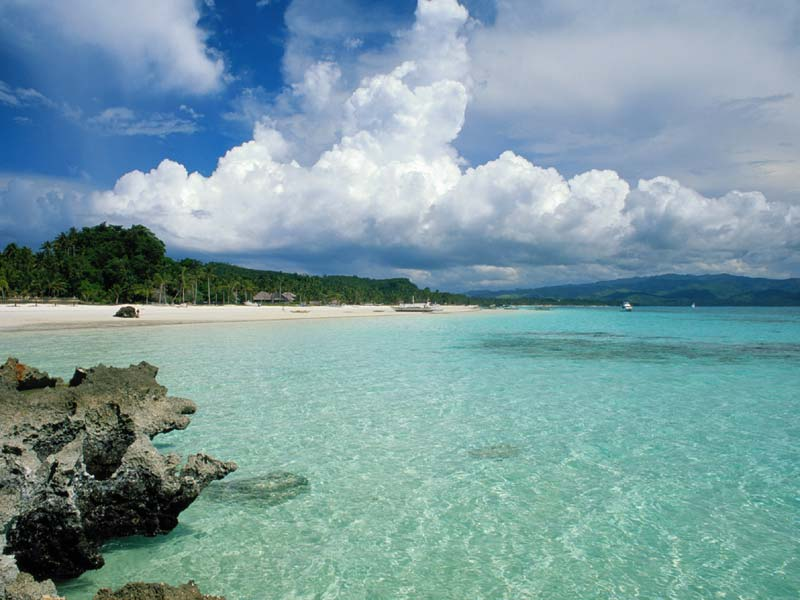
#> input picture H4/landschap1.jpg, 800 x 600 px
$ python Beeldverwerking_2D.py
#> lines starting #> are read from the running program, lines starting #| are printed output that depends on the picture; after the words box and inside, x2 and y2 are one past the last pixel; in counts of white or black regions, pixels touching at a corner belong together
# importeer packages (voor PIL: installeer Pillow)
import numpy as np
from PIL import Image


# open afbeelding met opgegeven bestandsnaam en retourneer 3 Numpy-arrays met RGB-waardes
def open(bestandsnaam):
#> called with bestandsnaam = 'landschap1.jpg'
    invoer_afbeelding = Image.open(bestandsnaam)
#> invoer_afbeelding is the input picture: PIL image 800x600 RGB; mean R, G, B 123.8, 156.3, 162.1

    # splits de afbeelding op in RGB-waardes
    r_afbeelding_in, g_afbeelding_in, b_afbeelding_in = invoer_afbeelding.split()
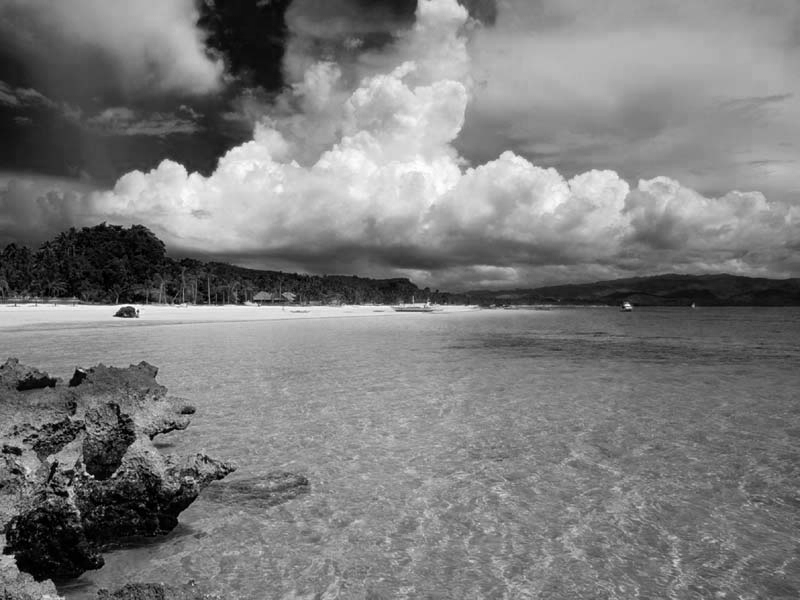
#> r_afbeelding_in: PIL image 800x600 L; min 0, max 255, mean 123.8
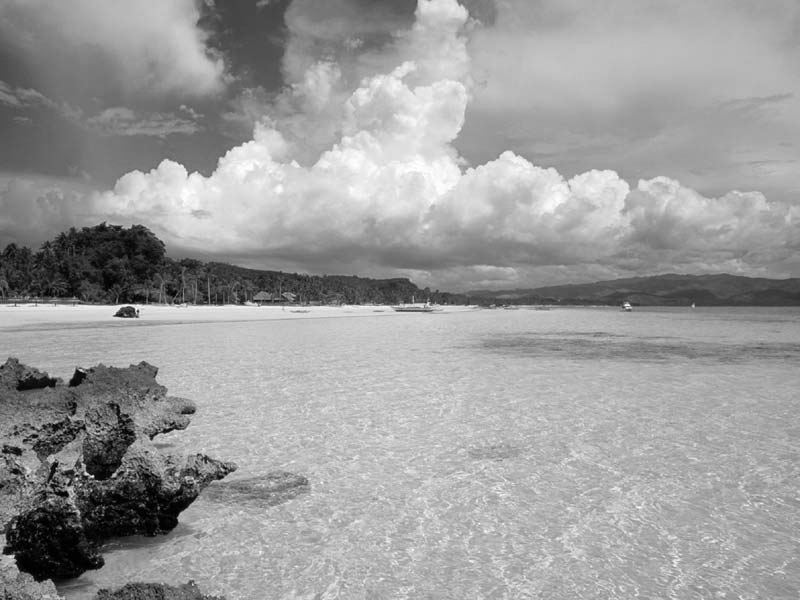
#> g_afbeelding_in: PIL image 800x600 L; min 0, max 255, mean 156.3
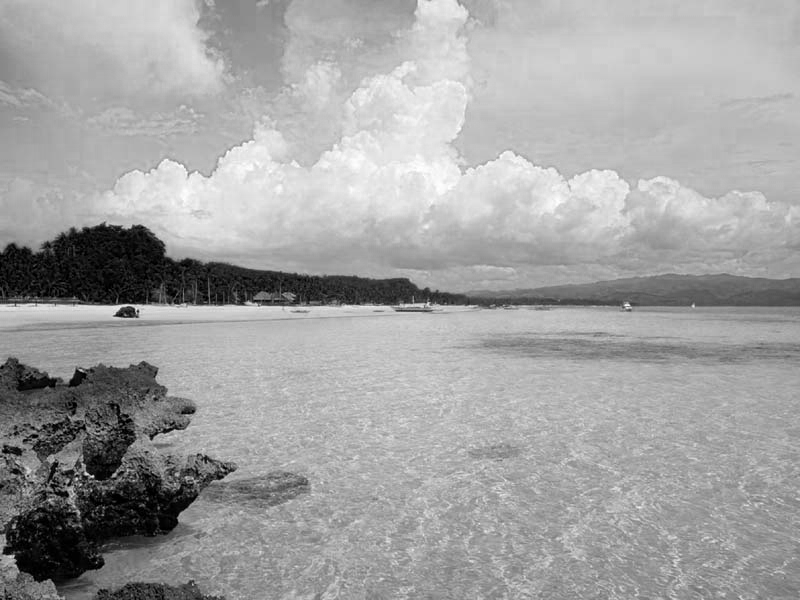
#> b_afbeelding_in: PIL image 800x600 L; min 0, max 255, mean 162.1

    # converteer RGB-waardes naar Numpy-arrays
    r_in = np.uint32(np.array(r_afbeelding_in))
    g_in = np.uint32(np.array(g_afbeelding_in))
    b_in = np.uint32(np.array(b_afbeelding_in))

    return r_in, g_in, b_in


# creëer afbeelding vanuit Numpy-arrays
def maak_afbeelding(r_in, g_in, b_in):
    # converteer de 3 Numpy-arrays terug naar een afbeelding
    r_afbeelding_uit = Image.fromarray(np.uint8(r_in))
    g_afbeelding_uit = Image.fromarray(np.uint8(g_in))
    b_afbeelding_uit = Image.fromarray(np.uint8(b_in))
    uitvoer_afbeelding = Image.merge("RGB", (r_afbeelding_uit, g_afbeelding_uit, b_afbeelding_uit))

    return uitvoer_afbeelding


#########
# optie 0
#########
# [58 lines left out: functions geen_bewerking, filter, inverteer, not called in this run]


#########
# optie 3
#########
def zwartwit(r_in, g_in, b_in):
    # intialiseer de uitvoer matrices met dezelfde grootte
    r_uit = np.zeros((r_in.shape[0], r_in.shape[1]))
    g_uit = np.zeros((g_in.shape[0], g_in.shape[1]))
    b_uit = np.zeros((b_in.shape[0], b_in.shape[1]))
    for i in range(r_in.shape[0]):
        for j in range(r_in.shape[1]):
            if r_in[i][j]+b_in[i][j]+g_in[i][j]<=765/3:
                r_uit[i][j] = 0
                g_uit[i][j] = 0
                b_uit[i][j] = 0
            else:
                r_uit[i][j] = 255
                g_uit[i][j] = 255
                b_uit[i][j] = 255
    return r_uit, g_uit, b_uit


#########
# optie 4
#########
# [82 lines left out: functions grijswaarde, verduister_verhelder, spiegel, roteer, not called in this run]


def main():
    r_in, g_in, b_in = open("landschap1.jpg")

    doorgaan = "j"
    while (doorgaan == "j"):
        optie = int(input("Geef optie in (0 - 11): "))

        if optie == 0:
            print("> Geen bewerkingen op de afbeelding")
            r_uit, g_uit, b_uit = geen_bewerking(r_in, g_in, b_in)

        elif optie == 1:
            print("> Kleur wegfilteren van afbeelding")
            kleur = input("  Geef kleur in (r, g of b): ")
            r_uit, g_uit, b_uit = filter(kleur, r_in, g_in, b_in)

        elif optie == 2:
            print("> Afbeelding inverteren")
            r_uit, g_uit, b_uit = inverteer(r_in, g_in, b_in)

        elif optie == 3:
            print("> Afbeelding zwart-wit maken")
            r_uit, g_uit, b_uit = zwartwit(r_in, g_in, b_in)

        elif optie == 4:
            print("> Afbeelding in grijswaarden weergeven")
            r_uit, g_uit, b_uit = grijswaarde(r_in, g_in, b_in)

        elif optie == 5:
            print("> Afbeelding verduisteren of verhelderen")
            modus = input("  Geef modus in (d: verduisteren, h: verhelderen): ")
            r_uit, g_uit, b_uit = verduister_verhelder(modus, r_in, g_in, b_in)

        elif optie == 6:
            print("> Afbeelding horizontaal of verticaal spiegelen")
            modus = input("  Geef modus in (h: horizontaal, v: verticaal): ")
            r_uit, g_uit, b_uit = spiegel(modus, r_in, g_in, b_in)

        elif optie == 7:
            print("> Afbeelding 90 graden wijzerzin of tegenwijzerzin roteren")
            modus = input("  Geef modus in (w: wijzerzin, t: tegenwijzerzin): ")
            r_uit, g_uit, b_uit = roteer(modus, r_in, g_in, b_in)

        else:  # standaard geen bewerking
            r_uit, g_uit, b_uit = geen_bewerking(r_in, g_in, b_in)

        uitvoer_afbeelding = maak_afbeelding(r_uit, g_uit, b_uit)
        uitvoer_afbeelding.show()

        doorgaan = input("Doorgaan met volgende bewerking (j/n)? ")
#> this loop made 1 pass; the answer given on pass 1: 3
#> pass 1, in main, `r_uit, g_uit, b_uit = zwartwit(r_in, g_in, b_in)`:
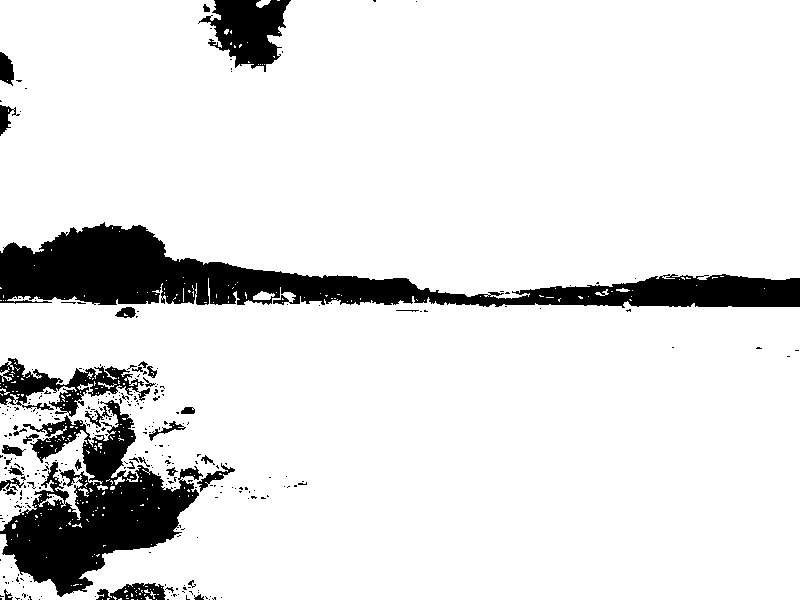
#> r_uit: shape (600, 800) float64; 88.7% white; 316 black regions (280 under 20 px), largest, box (x1, y1, x2, y2) and area: (0, 222, 800, 308) 26261, (0, 400, 203, 597) 16724, (198, 0, 291, 72) 3846


#> (the run stopped early here; a loop or call above may not have finished)
